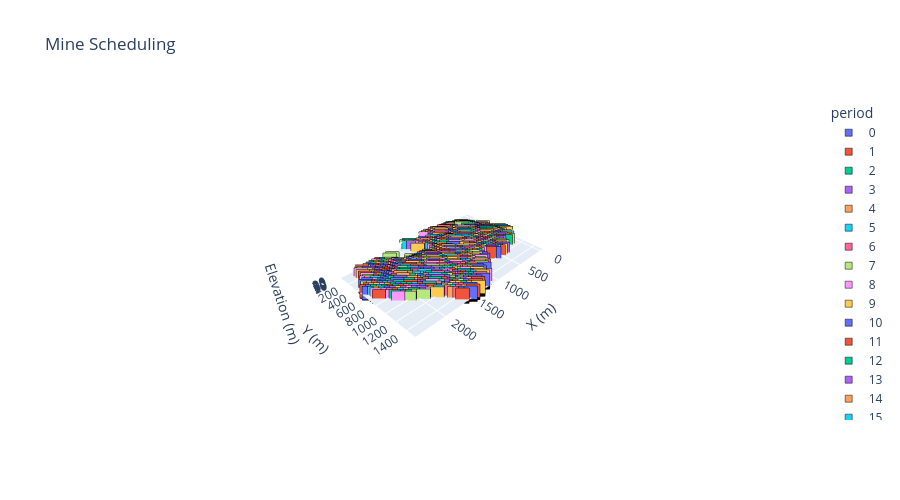

Notebook cell for this chart:
### Markdown cell above
### Mine Scheduling 3D Plot

### Code cell
# Block dimensions
dx, dy, dz = 50, 50, 1
# Filter extracted blocks and prepare data
d = blocks.loc[blocks.period.notna()].copy()
d["period"] = d["period"].astype(int)
d[["x","y","z"]] *= [dx, dy, dz]
d["period"] -= d["period"].min()
d["period"] = d["period"].astype(str)
# Axis scaling for correct proportions
r = d[["x","y","z"]].max() - d[["x","y","z"]].min()
s = r.max()
# 3D categorical scatter with Plotly default colors
fig = px.scatter_3d(d, x="x", y="y", z="z", color="period", color_discrete_sequence=px.colors.qualitative.Plotly,
    category_orders={"period": sorted(d["period"], key=int)}, labels={"color": "Periods"}, 
    title="Mine Scheduling", width=900, height=500).update_traces(marker=dict(symbol="square", size=7, 
    line=dict(width=0.5, color="black"))).update_layout(scene=dict(xaxis_title="X (m)", yaxis_title="Y (m)", 
    zaxis_title="Elevation (m)", aspectmode="manual", aspectratio=dict(x=r.x/s, y=r.y/s, z=r.z/s)))
fig.show()

### Figure 1 — Plotly figure (JSON) as saved in the notebook; plotly's stock layout.template omitted (floating-point values rounded to 4 significant figures; data arrays with more than 128 entries replaced by an {"elided": "..."} marker saying what was removed)
{"data": [{"hovertemplate": "period=0<br>x=%{x}<br>y=%{y}<br>z=%{z}<extra></extra>", "legendgroup": "0", "marker": {"color": "#636EFA", "line": {"color": "black", "width": 0.5}, "size": 7, "symbol": "square"}, "mode": "markers", "name": "0", "scene": "scene", "showlegend": true, "type": "scatter3d", "x": {"elided": "498 int values"}, "y": {"elided": "498 int values"}, "z": {"elided": "498 int values"}}, {"hovertemplate": "period=1<br>x=%{x}<br>y=%{y}<br>z=%{z}<extra></extra>", "legendgroup": "1", "marker": {"color": "#EF553B", "line": {"color": "black", "width": 0.5}, "size": 7, "symbol": "square"}, "mode": "markers", "name": "1", "scene": "scene", "showlegend": true, "type": "scatter3d", "x": {"elided": "491 int values"}, "y": {"elided": "491 int values"}, "z": {"elided": "491 int values"}}, {"hovertemplate": "period=2<br>x=%{x}<br>y=%{y}<br>z=%{z}<extra></extra>", "legendgroup": "2", "marker": {"color": "#00CC96", "line": {"color": "black", "width": 0.5}, "size": 7, "symbol": "square"}, "mode": "markers", "name": "2", "scene": "scene", "showlegend": true, "type": "scatter3d", "x": {"elided": "790 int values"}, "y": {"elided": "790 int values"}, "z": {"elided": "790 int values"}}, {"hovertemplate": "period=3<br>x=%{x}<br>y=%{y}<br>z=%{z}<extra></extra>", "legendgroup": "3", "marker": {"color": "#AB63FA", "line": {"color": "black", "width": 0.5}, "size": 7, "symbol": "square"}, "mode": "markers", "name": "3", "scene": "scene", "showlegend": true, "type": "scatter3d", "x": {"elided": "751 int values"}, "y": {"elided": "751 int values"}, "z": {"elided": "751 int values"}}, {"hovertemplate": "period=4<br>x=%{x}<br>y=%{y}<br>z=%{z}<extra></extra>", "legendgroup": "4", "marker": {"color": "#FFA15A", "line": {"color": "black", "width": 0.5}, "size": 7, "symbol": "square"}, "mode": "markers", "name": "4", "scene": "scene", "showlegend": true, "type": "scatter3d", "x": {"elided": "836 int values"}, "y": {"elided": "836 int values"}, "z": {"elided": "836 int values"}}, {"hovertemplate": "period=5<br>x=%{x}<br>y=%{y}<br>z=%{z}<extra></extra>", "legendgroup": "5", "marker": {"color": "#19D3F3", "line": {"color": "black", "width": 0.5}, "size": 7, "symbol": "square"}, "mode": "markers", "name": "5", "scene": "scene", "showlegend": true, "type": "scatter3d", "x": {"elided": "786 int values"}, "y": {"elided": "786 int values"}, "z": {"elided": "786 int values"}}, {"hovertemplate": "period=6<br>x=%{x}<br>y=%{y}<br>z=%{z}<extra></extra>", "legendgroup": "6", "marker": {"color": "#FF6692", "line": {"color": "black", "width": 0.5}, "size": 7, "symbol": "square"}, "mode": "markers", "name": "6", "scene": "scene", "showlegend": true, "type": "scatter3d", "x": {"elided": "760 int values"}, "y": {"elided": "760 int values"}, "z": {"elided": "760 int values"}}, {"hovertemplate": "period=7<br>x=%{x}<br>y=%{y}<br>z=%{z}<extra></extra>", "legendgroup": "7", "marker": {"color": "#B6E880", "line": {"color": "black", "width": 0.5}, "size": 7, "symbol": "square"}, "mode": "markers", "name": "7", "scene": "scene", "showlegend": true, "type": "scatter3d", "x": {"elided": "801 int values"}, "y": {"elided": "801 int values"}, "z": {"elided": "801 int values"}}, {"hovertemplate": "period=8<br>x=%{x}<br>y=%{y}<br>z=%{z}<extra></extra>", "legendgroup": "8", "marker": {"color": "#FF97FF", "line": {"color": "black", "width": 0.5}, "size": 7, "symbol": "square"}, "mode": "markers", "name": "8", "scene": "scene", "showlegend": true, "type": "scatter3d", "x": {"elided": "772 int values"}, "y": {"elided": "772 int values"}, "z": {"elided": "772 int values"}}, {"hovertemplate": "period=9<br>x=%{x}<br>y=%{y}<br>z=%{z}<extra></extra>", "legendgroup": "9", "marker": {"color": "#FECB52", "line": {"color": "black", "width": 0.5}, "size": 7, "symbol": "square"}, "mode": "markers", "name": "9", "scene": "scene", "showlegend": true, "type": "scatter3d", "x": {"elided": "781 int values"}, "y": {"elided": "781 int values"}, "z": {"elided": "781 int values"}}, {"hovertemplate": "period=10<br>x=%{x}<br>y=%{y}<br>z=%{z}<extra></extra>", "legendgroup": "10", "marker": {"color": "#636EFA", "line": {"color": "black", "width": 0.5}, "size": 7, "symbol": "square"}, "mode": "markers", "name": "10", "scene": "scene", "showlegend": true, "type": "scatter3d", "x": {"elided": "835 int values"}, "y": {"elided": "835 int values"}, "z": {"elided": "835 int values"}}, {"hovertemplate": "period=11<br>x=%{x}<br>y=%{y}<br>z=%{z}<extra></extra>", "legendgroup": "11", "marker": {"color": "#EF553B", "line": {"color": "black", "width": 0.5}, "size": 7, "symbol": "square"}, "mode": "markers", "name": "11", "scene": "scene", "showlegend": true, "type": "scatter3d", "x": {"elided": "808 int values"}, "y": {"elided": "808 int values"}, "z": {"elided": "808 int values"}}, {"hovertemplate": "period=12<br>x=%{x}<br>y=%{y}<br>z=%{z}<extra></extra>", "legendgroup": "12", "marker": {"color": "#00CC96", "line": {"color": "black", "width": 0.5}, "size": 7, "symbol": "square"}, "mode": "markers", "name": "12", "scene": "scene", "showlegend": true, "type": "scatter3d", "x": {"elided": "914 int values"}, "y": {"elided": "914 int values"}, "z": {"elided": "914 int values"}}, {"hovertemplate": "period=13<br>x=%{x}<br>y=%{y}<br>z=%{z}<extra></extra>", "legendgroup": "13", "marker": {"color": "#AB63FA", "line": {"color": "black", "width": 0.5}, "size": 7, "symbol": "square"}, "mode": "markers", "name": "13", "scene": "scene", "showlegend": true, "type": "scatter3d", "x": {"elided": "912 int values"}, "y": {"elided": "912 int values"}, "z": {"elided": "912 int values"}}, {"hovertemplate": "period=14<br>x=%{x}<br>y=%{y}<br>z=%{z}<extra></extra>", "legendgroup": "14", "marker": {"color": "#FFA15A", "line": {"color": "black", "width": 0.5}, "size": 7, "symbol": "square"}, "mode": "markers", "name": "14", "scene": "scene", "showlegend": true, "type": "scatter3d", "x": {"elided": "987 int values"}, "y": {"elided": "987 int values"}, "z": {"elided": "987 int values"}}, {"hovertemplate": "period=15<br>x=%{x}<br>y=%{y}<br>z=%{z}<extra></extra>", "legendgroup": "15", "marker": {"color": "#19D3F3", "line": {"color": "black", "width": 0.5}, "size": 7, "symbol": "square"}, "mode": "markers", "name": "15", "scene": "scene", "showlegend": true, "type": "scatter3d", "x": {"elided": "914 int values"}, "y": {"elided": "914 int values"}, "z": {"elided": "914 int values"}}, {"hovertemplate": "period=16<br>x=%{x}<br>y=%{y}<br>z=%{z}<extra></extra>", "legendgroup": "16", "marker": {"color": "#FF6692", "line": {"color": "black", "width": 0.5}, "size": 7, "symbol": "square"}, "mode": "markers", "name": "16", "scene": "scene", "showlegend": true, "type": "scatter3d", "x": {"elided": "1151 int values"}, "y": {"elided": "1151 int values"}, "z": {"elided": "1151 int values"}}, {"hovertemplate": "period=17<br>x=%{x}<br>y=%{y}<br>z=%{z}<extra></extra>", "legendgroup": "17", "marker": {"color": "#B6E880", "line": {"color": "black", "width": 0.5}, "size": 7, "symbol": "square"}, "mode": "markers", "name": "17", "scene": "scene", "showlegend": true, "type": "scatter3d", "x": {"elided": "1177 int values"}, "y": {"elided": "1177 int values"}, "z": {"elided": "1177 int values"}}, {"hovertemplate": "period=18<br>x=%{x}<br>y=%{y}<br>z=%{z}<extra></extra>", "legendgroup": "18", "marker": {"color": "#FF97FF", "line": {"color": "black", "width": 0.5}, "size": 7, "symbol": "square"}, "mode": "markers", "name": "18", "scene": "scene", "showlegend": true, "type": "scatter3d", "x": {"elided": "964 int values"}, "y": {"elided": "964 int values"}, "z": {"elided": "964 int values"}}, {"hovertemplate": "period=19<br>x=%{x}<br>y=%{y}<br>z=%{z}<extra></extra>", "legendgroup": "19", "marker": {"color": "#FECB52", "line": {"color": "black", "width": 0.5}, "size": 7, "symbol": "square"}, "mode": "markers", "name": "19", "scene": "scene", "showlegend": true, "type": "scatter3d", "x": {"elided": "905 int values"}, "y": {"elided": "905 int values"}, "z": {"elided": "905 int values"}}, {"hovertemplate": "period=20<br>x=%{x}<br>y=%{y}<br>z=%{z}<extra></extra>", "legendgroup": "20", "marker": {"color": "#636EFA", "line": {"color": "black", "width": 0.5}, "size": 7, "symbol": "square"}, "mode": "markers", "name": "20", "scene": "scene", "showlegend": true, "type": "scatter3d", "x": {"elided": "867 int values"}, "y": {"elided": "867 int values"}, "z": {"elided": "867 int values"}}, {"hovertemplate": "period=21<br>x=%{x}<br>y=%{y}<br>z=%{z}<extra></extra>", "legendgroup": "21", "marker": {"color": "#EF553B", "line": {"color": "black", "width": 0.5}, "size": 7, "symbol": "square"}, "mode": "markers", "name": "21", "scene": "scene", "showlegend": true, "type": "scatter3d", "x": {"elided": "688 int values"}, "y": {"elided": "688 int values"}, "z": {"elided": "688 int values"}}], "layout": {"height": 500, "legend": {"title": {"text": "period"}, "tracegroupgap": 0}, "scene": {"aspectmode": "manual", "aspectratio": {"x": 1, "y": 0.6042, "z": 0.03417}, "domain": {"x": [0, 1], "y": [0, 1]}, "xaxis": {"title": {"text": "X (m)"}}, "yaxis": {"title": {"text": "Y (m)"}}, "zaxis": {"title": {"text": "Elevation (m)"}}}, "title": {"text": "Mine Scheduling"}, "width": 900}}
